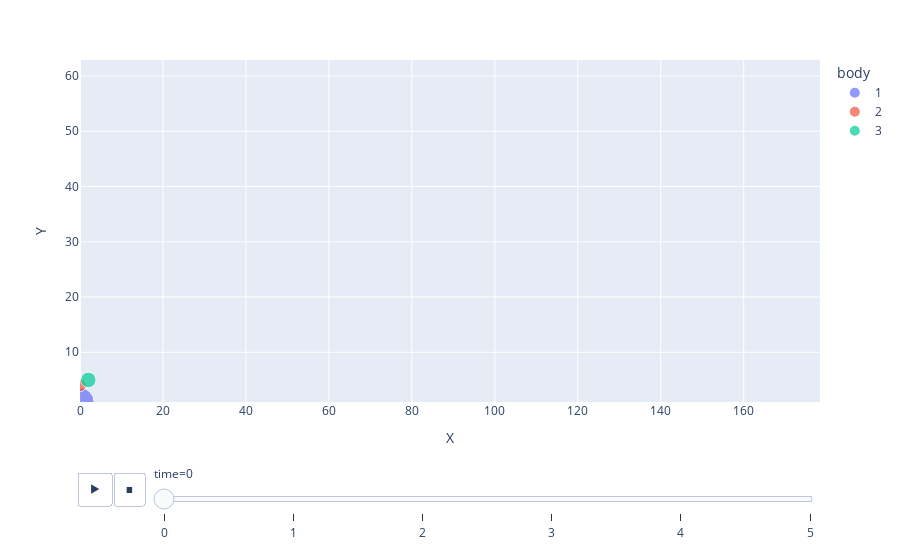

Notebook cell for this chart:
### Code cell
px.scatter(df, x="X", y="Y", animation_frame="time", animation_group="body",size="size", color="body",
           range_x=[min(df.X),max(df.X)], range_y=[min(df.Y),max(df.Y)])
          # log_x=True, size_max=55, color="body"

### Figure 1 — Plotly figure (JSON) as saved in the notebook; plotly's stock layout.template omitted (floating-point values rounded to 4 significant figures)
{"data": [{"hoverlabel": {"namelength": 0}, "hovertemplate": "body=1<br>time=0<br>X=%{x}<br>Y=%{y}<br>size=%{marker.size}", "ids": ["1"], "legendgroup": "1", "marker": {"color": "#636efa", "size": [10], "sizemode": "area", "sizeref": 0.025, "symbol": "circle"}, "mode": "markers", "name": "1", "showlegend": true, "type": "scatter", "x": [0], "xaxis": "x", "y": [1], "yaxis": "y"}, {"hoverlabel": {"namelength": 0}, "hovertemplate": "body=2<br>time=0<br>X=%{x}<br>Y=%{y}<br>size=%{marker.size}", "ids": ["2"], "legendgroup": "2", "marker": {"color": "#EF553B", "size": [2], "sizemode": "area", "sizeref": 0.025, "symbol": "circle"}, "mode": "markers", "name": "2", "showlegend": true, "type": "scatter", "x": [0], "xaxis": "x", "y": [4], "yaxis": "y"}, {"hoverlabel": {"namelength": 0}, "hovertemplate": "body=3<br>time=0<br>X=%{x}<br>Y=%{y}<br>size=%{marker.size}", "ids": ["3"], "legendgroup": "3", "marker": {"color": "#00cc96", "size": [3], "sizemode": "area", "sizeref": 0.025, "symbol": "circle"}, "mode": "markers", "name": "3", "showlegend": true, "type": "scatter", "x": [2], "xaxis": "x", "y": [5], "yaxis": "y"}], "layout": {"legend": {"itemsizing": "constant", "title": {"text": "body"}, "tracegroupgap": 0}, "margin": {"t": 60}, "sliders": [{"active": 0, "currentvalue": {"prefix": "time="}, "len": 0.9, "pad": {"b": 10, "t": 60}, "steps": [{"args": [["0"], {"frame": {"duration": 0, "redraw": false}, "fromcurrent": true, "mode": "immediate", "transition": {"duration": 0, "easing": "linear"}}], "label": "0", "method": "animate"}, {"args": [["1"], {"frame": {"duration": 0, "redraw": false}, "fromcurrent": true, "mode": "immediate", "transition": {"duration": 0, "easing": "linear"}}], "label": "1", "method": "animate"}, {"args": [["2"], {"frame": {"duration": 0, "redraw": false}, "fromcurrent": true, "mode": "immediate", "transition": {"duration": 0, "easing": "linear"}}], "label": "2", "method": "animate"}, {"args": [["3"], {"frame": {"duration": 0, "redraw": false}, "fromcurrent": true, "mode": "immediate", "transition": {"duration": 0, "easing": "linear"}}], "label": "3", "method": "animate"}, {"args": [["4"], {"frame": {"duration": 0, "redraw": false}, "fromcurrent": true, "mode": "immediate", "transition": {"duration": 0, "easing": "linear"}}], "label": "4", "method": "animate"}, {"args": [["5"], {"frame": {"duration": 0, "redraw": false}, "fromcurrent": true, "mode": "immediate", "transition": {"duration": 0, "easing": "linear"}}], "label": "5", "method": "animate"}], "x": 0.1, "xanchor": "left", "y": 0, "yanchor": "top"}], "updatemenus": [{"buttons": [{"args": [null, {"frame": {"duration": 500, "redraw": false}, "fromcurrent": true, "mode": "immediate", "transition": {"duration": 500, "easing": "linear"}}], "label": "&#9654;", "method": "animate"}, {"args": [[null], {"frame": {"duration": 0, "redraw": false}, "fromcurrent": true, "mode": "immediate", "transition": {"duration": 0, "easing": "linear"}}], "label": "&#9724;", "method": "animate"}], "direction": "left", "pad": {"r": 10, "t": 70}, "showactive": false, "type": "buttons", "x": 0.1, "xanchor": "right", "y": 0, "yanchor": "top"}], "xaxis": {"anchor": "y", "domain": [0, 1], "range": [0, 178.4], "title": {"text": "X"}}, "yaxis": {"anchor": "x", "domain": [0, 1], "range": [1, 62.89], "title": {"text": "Y"}}}}
